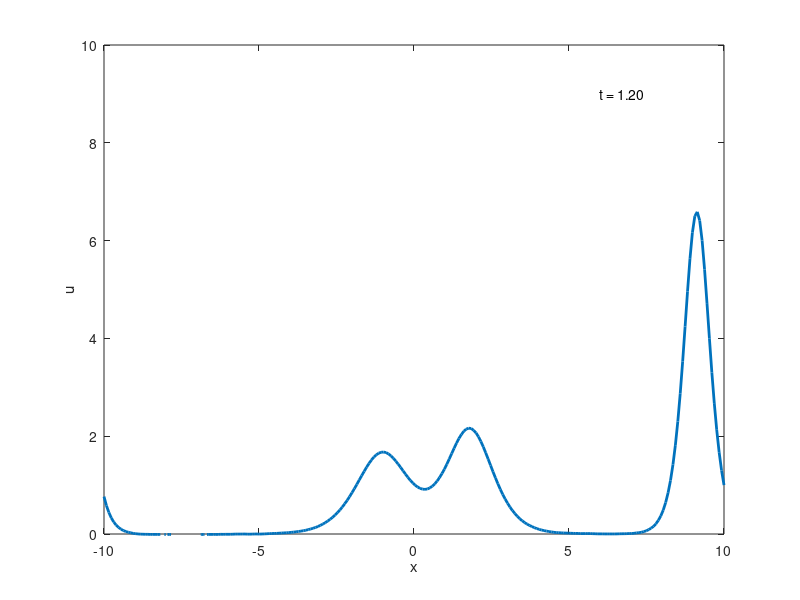
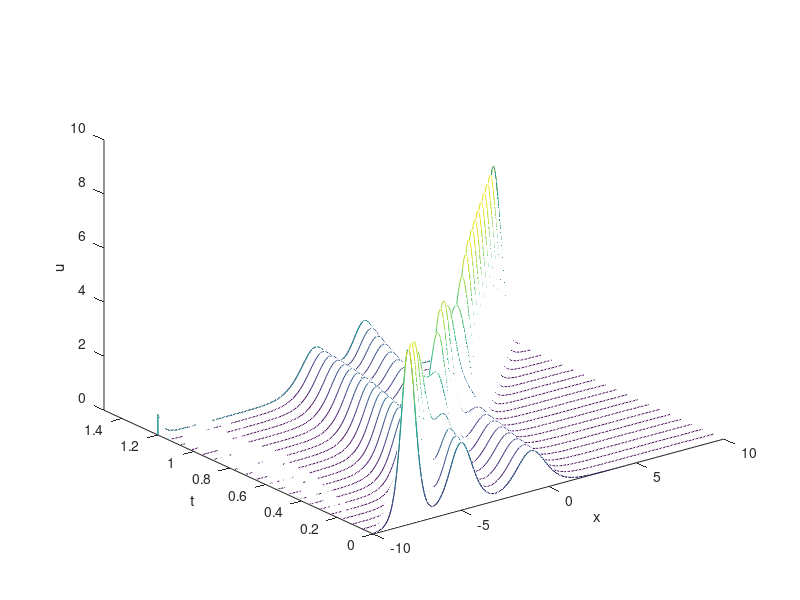

Write the MATLAB code that produced these figures, in order.
%strang
%Kdv Dos_solitones

clear all
clc
set(gca,'FontSize',8)
set(gca,'LineWidth',2)

N = 256;
x = linspace(-10,10,N);
delta_x = x(2) - x(1);
delta_k = 2*pi/(N*delta_x);

k = [0:delta_k:(N/2-1)*delta_k,0,-(N/2-1)*delta_k:delta_k:-delta_k];
c_1=13;
c_2 =3;
c_3 = 5;

u = 1/2*c_1*(sech(sqrt(c_1)*(x+8)/2)).^2 + 1/2*c_2*(sech(sqrt(c_2)*(x+1)/2)).^2 + 1/2*c_3*(sech(sqrt(c_3)*(x+5)/2)).^2;

#u = ;

delta_t = 0.4/N^2;
t=0;
plot(x,u,'LineWidth',2)
axis([-10 10 0 10])
xlabel('x')
ylabel('u')
text(6,9,['t = ',num2str(t,'%1.2f')],'FontSize',14)
drawnow

tmax = 1.5; nplt = floor((tmax/100)/delta_t); nmax = round(tmax/delta_t);
udata = u'; tdata = 0;
U = fft(u);

for n = 1:nmax-40000
    t = n*delta_t;
    
    % lineal
    U = U.*exp(1i*k.^3*delta_t/2);
    
    % no lineal
    
    U = U  - (3i*k*delta_t).*fft((real(ifft(U))).^2);
    
    % lineal 
    
    U = U.*exp(1i*k.^3*delta_t/2);
    
    if mod(n,nplt) == 0
        u = real(ifft(U));
        udata = [udata u']; tdata = [tdata t];
        if mod(n,4*nplt) == 0
            plot(x,u,'LineWidth',2)
            axis([-10 10 0 10])
            xlabel('x')
            ylabel('u')
            text(6,9,['t = ',num2str(t,'%1.2f')],'FontSize',10)
            drawnow
        end
    end
end

figure

waterfall(x,tdata(1:4:end),udata(:,1:4:end)')
xlabel x, ylabel t, axis([-10 10 0 tmax 0 10]), grid off
zlabel u
